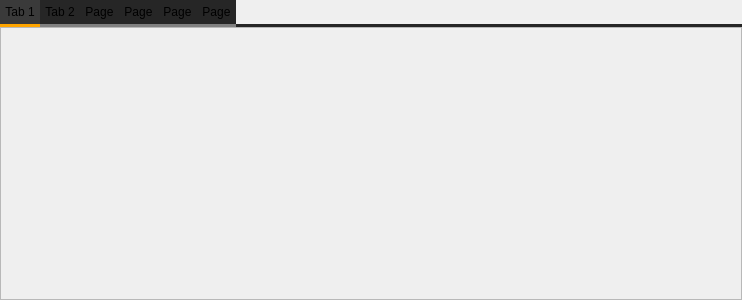
<?xml version="1.0" encoding="UTF-8"?>
<ui version="4.0">
 <class>widgetTab</class>
 <widget class="QWidget" name="widgetTab">
  <property name="geometry">
   <rect>
    <x>0</x>
    <y>0</y>
    <width>742</width>
    <height>300</height>
   </rect>
  </property>
  <property name="windowTitle">
   <string>Form</string>
  </property>
  <property name="styleSheet">
   <string notr="true">

QTabWidget::pane { /* The tab widget frame */
border-top: 3px solid rgb(38,38,38);

top:-3px;
  
    
}

QTabWidget::tab-bar {	

}

/* Style the tab using the tab sub-control. Note that
    it reads QTabBar _not_ QTabWidget */
QTabBar::tab {
    background:rgb(38, 38, 38);
    border-bottom: 3px solid rgb(128, 128, 128); /* same as the pane color */
    padding: 5px;
}

QTabBar::tab:selected, QTabBar::tab:hover {
    background: rgb(58, 58, 58);
}

QTabBar::tab:selected {
    border-bottom-color: orange; /* same as pane color */
}
</string>
  </property>
  <layout class="QVBoxLayout" name="verticalLayout">
   <property name="spacing">
    <number>5</number>
   </property>
   <property name="leftMargin">
    <number>0</number>
   </property>
   <property name="topMargin">
    <number>0</number>
   </property>
   <property name="rightMargin">
    <number>0</number>
   </property>
   <property name="bottomMargin">
    <number>0</number>
   </property>
   <item>
    <widget class="QTabWidget" name="tabWidget">
     <property name="currentIndex">
      <number>0</number>
     </property>
     <widget class="QWidget" name="tab_1">
      <attribute name="title">
       <string>Tab 1</string>
      </attribute>
      <layout class="QVBoxLayout" name="verticalLayout_1">
       <property name="spacing">
        <number>5</number>
       </property>
       <property name="leftMargin">
        <number>0</number>
       </property>
       <property name="topMargin">
        <number>0</number>
       </property>
       <property name="rightMargin">
        <number>0</number>
       </property>
       <property name="bottomMargin">
        <number>0</number>
       </property>
       <item>
        <widget class="QScrollArea" name="scrollArea">
         <property name="widgetResizable">
          <bool>true</bool>
         </property>
         <widget class="QWidget" name="scrollAreaWidgetContents">
          <property name="geometry">
           <rect>
            <x>0</x>
            <y>0</y>
            <width>740</width>
            <height>269</height>
           </rect>
          </property>
          <layout class="QVBoxLayout" name="verticalLayout_8"/>
         </widget>
        </widget>
       </item>
      </layout>
     </widget>
     <widget class="QWidget" name="tab_2">
      <attribute name="title">
       <string>Tab 2</string>
      </attribute>
      <layout class="QVBoxLayout" name="verticalLayout_2">
       <property name="spacing">
        <number>5</number>
       </property>
       <property name="leftMargin">
        <number>0</number>
       </property>
       <property name="topMargin">
        <number>0</number>
       </property>
       <property name="rightMargin">
        <number>0</number>
       </property>
       <property name="bottomMargin">
        <number>0</number>
       </property>
       <item>
        <widget class="QScrollArea" name="scrollArea_2">
         <property name="widgetResizable">
          <bool>true</bool>
         </property>
         <widget class="QWidget" name="scrollAreaWidgetContents_2">
          <property name="geometry">
           <rect>
            <x>0</x>
            <y>0</y>
            <width>740</width>
            <height>269</height>
           </rect>
          </property>
         </widget>
        </widget>
       </item>
      </layout>
     </widget>
     <widget class="QWidget" name="tab_3">
      <attribute name="title">
       <string>Page</string>
      </attribute>
      <layout class="QVBoxLayout" name="verticalLayout_3">
       <property name="spacing">
        <number>5</number>
       </property>
       <property name="leftMargin">
        <number>0</number>
       </property>
       <property name="topMargin">
        <number>0</number>
       </property>
       <property name="rightMargin">
        <number>0</number>
       </property>
       <property name="bottomMargin">
        <number>0</number>
       </property>
       <item>
        <widget class="QScrollArea" name="scrollArea_3">
         <property name="widgetResizable">
          <bool>true</bool>
         </property>
         <widget class="QWidget" name="scrollAreaWidgetContents_3">
          <property name="geometry">
           <rect>
            <x>0</x>
            <y>0</y>
            <width>740</width>
            <height>269</height>
           </rect>
          </property>
         </widget>
        </widget>
       </item>
      </layout>
     </widget>
     <widget class="QWidget" name="tab_4">
      <attribute name="title">
       <string>Page</string>
      </attribute>
      <layout class="QVBoxLayout" name="verticalLayout_4">
       <property name="spacing">
        <number>5</number>
       </property>
       <property name="leftMargin">
        <number>0</number>
       </property>
       <property name="topMargin">
        <number>0</number>
       </property>
       <property name="rightMargin">
        <number>0</number>
       </property>
       <property name="bottomMargin">
        <number>0</number>
       </property>
       <item>
        <widget class="QScrollArea" name="scrollArea_4">
         <property name="widgetResizable">
          <bool>true</bool>
         </property>
         <widget class="QWidget" name="scrollAreaWidgetContents_4">
          <property name="geometry">
           <rect>
            <x>0</x>
            <y>0</y>
            <width>740</width>
            <height>269</height>
           </rect>
          </property>
         </widget>
        </widget>
       </item>
      </layout>
     </widget>
     <widget class="QWidget" name="tab_5">
      <attribute name="title">
       <string>Page</string>
      </attribute>
      <layout class="QVBoxLayout" name="verticalLayout_5">
       <property name="spacing">
        <number>5</number>
       </property>
       <property name="leftMargin">
        <number>0</number>
       </property>
       <property name="topMargin">
        <number>0</number>
       </property>
       <property name="rightMargin">
        <number>0</number>
       </property>
       <property name="bottomMargin">
        <number>0</number>
       </property>
       <item>
        <widget class="QScrollArea" name="scrollArea_5">
         <property name="widgetResizable">
          <bool>true</bool>
         </property>
         <widget class="QWidget" name="scrollAreaWidgetContents_5">
          <property name="geometry">
           <rect>
            <x>0</x>
            <y>0</y>
            <width>740</width>
            <height>269</height>
           </rect>
          </property>
         </widget>
        </widget>
       </item>
      </layout>
     </widget>
     <widget class="QWidget" name="tab_6">
      <attribute name="title">
       <string>Page</string>
      </attribute>
      <layout class="QVBoxLayout" name="verticalLayout_6">
       <property name="spacing">
        <number>5</number>
       </property>
       <property name="leftMargin">
        <number>0</number>
       </property>
       <property name="topMargin">
        <number>0</number>
       </property>
       <property name="rightMargin">
        <number>0</number>
       </property>
       <property name="bottomMargin">
        <number>0</number>
       </property>
       <item>
        <widget class="QScrollArea" name="scrollArea_6">
         <property name="widgetResizable">
          <bool>true</bool>
         </property>
         <widget class="QWidget" name="scrollAreaWidgetContents_6">
          <property name="geometry">
           <rect>
            <x>0</x>
            <y>0</y>
            <width>740</width>
            <height>269</height>
           </rect>
          </property>
         </widget>
        </widget>
       </item>
      </layout>
     </widget>
    </widget>
   </item>
  </layout>
 </widget>
 <resources/>
 <connections/>
</ui>
